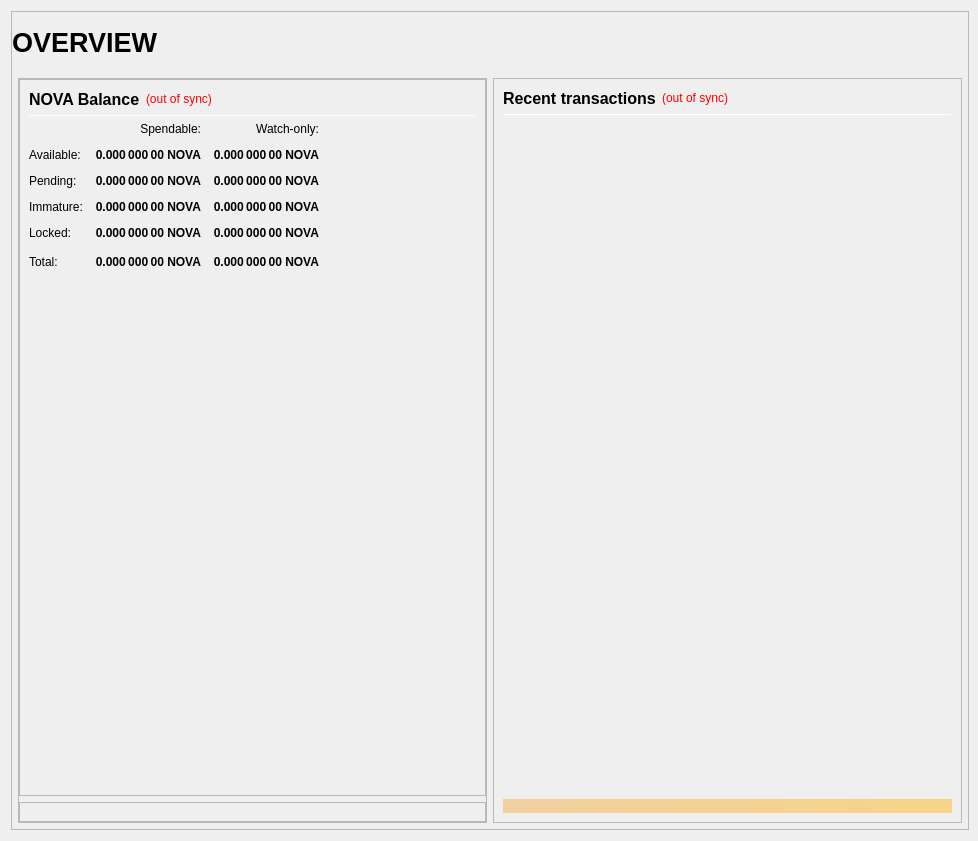
<?xml version="1.0" encoding="UTF-8"?>
<ui version="4.0">
 <class>OverviewPage</class>
 <widget class="QWidget" name="OverviewPage">
  <property name="geometry">
   <rect>
    <x>0</x>
    <y>0</y>
    <width>978</width>
    <height>841</height>
   </rect>
  </property>
  <property name="minimumSize">
   <size>
    <width>960</width>
    <height>682</height>
   </size>
  </property>
  <property name="windowTitle">
   <string>Form</string>
  </property>
  <layout class="QVBoxLayout" name="topLayout" stretch="1">
   <property name="rightMargin">
    <number>9</number>
   </property>
   <item>
    <widget class="QFrame" name="frame_BG">
     <property name="minimumSize">
      <size>
       <width>850</width>
       <height>610</height>
      </size>
     </property>
     <property name="maximumSize">
      <size>
       <width>16777215</width>
       <height>16777215</height>
      </size>
     </property>
     <property name="frameShape">
      <enum>QFrame::StyledPanel</enum>
     </property>
     <property name="frameShadow">
      <enum>QFrame::Raised</enum>
     </property>
     <layout class="QVBoxLayout" name="verticalLayout_3" stretch="1">
      <property name="leftMargin">
       <number>0</number>
      </property>
      <property name="topMargin">
       <number>0</number>
      </property>
      <property name="rightMargin">
       <number>0</number>
      </property>
      <property name="bottomMargin">
       <number>6</number>
      </property>
      <item>
       <layout class="QVBoxLayout" name="verticalLayout_Master" stretch="0,1">
        <property name="leftMargin">
         <number>0</number>
        </property>
        <property name="topMargin">
         <number>0</number>
        </property>
        <property name="rightMargin">
         <number>0</number>
        </property>
        <property name="bottomMargin">
         <number>0</number>
        </property>
        <item>
         <widget class="QFrame" name="frame_Header">
          <layout class="QVBoxLayout" name="verticalLayout_Header" stretch="0">
           <property name="leftMargin">
            <number>0</number>
           </property>
           <property name="topMargin">
            <number>0</number>
           </property>
           <property name="rightMargin">
            <number>0</number>
           </property>
           <property name="bottomMargin">
            <number>0</number>
           </property>
           <item>
            <layout class="QHBoxLayout" name="horizontalLayout_Header" stretch="1,0,1">
             <property name="spacing">
              <number>6</number>
             </property>
             <item>
              <widget class="QLabel" name="labelOverviewHeaderLeft">
               <property name="minimumSize">
                <size>
                 <width>464</width>
                 <height>60</height>
                </size>
               </property>
               <property name="maximumSize">
                <size>
                 <width>16777215</width>
                 <height>60</height>
                </size>
               </property>
               <property name="font">
                <font>
                 <pointsize>20</pointsize>
                 <weight>75</weight>
                 <bold>true</bold>
                </font>
               </property>
               <property name="text">
                <string>OVERVIEW</string>
               </property>
               <property name="alignment">
                <set>Qt::AlignLeading|Qt::AlignLeft|Qt::AlignVCenter</set>
               </property>
              </widget>
             </item>
             <item>
              <spacer name="horizontalSpacer_Header">
               <property name="orientation">
                <enum>Qt::Horizontal</enum>
               </property>
               <property name="sizeHint" stdset="0">
                <size>
                 <width>40</width>
                 <height>20</height>
                </size>
               </property>
              </spacer>
             </item>
             <item>
              <widget class="QLabel" name="labelOverviewHeaderRight">
               <property name="minimumSize">
                <size>
                 <width>464</width>
                 <height>60</height>
                </size>
               </property>
               <property name="maximumSize">
                <size>
                 <width>16777215</width>
                 <height>60</height>
                </size>
               </property>
               <property name="font">
                <font>
                 <pointsize>14</pointsize>
                </font>
               </property>
               <property name="text">
                <string/>
               </property>
               <property name="alignment">
                <set>Qt::AlignRight|Qt::AlignTrailing|Qt::AlignVCenter</set>
               </property>
              </widget>
             </item>
            </layout>
           </item>
          </layout>
         </widget>
        </item>
        <item>
         <widget class="QFrame" name="frame_Content">
          <layout class="QVBoxLayout" name="verticalLayout_Content">
           <property name="leftMargin">
            <number>6</number>
           </property>
           <property name="topMargin">
            <number>0</number>
           </property>
           <property name="rightMargin">
            <number>6</number>
           </property>
           <property name="bottomMargin">
            <number>0</number>
           </property>
           <item>
            <layout class="QHBoxLayout" name="horizontalLayout_Content" stretch="1,1">
             <property name="spacing">
              <number>6</number>
             </property>
             <item>
              <layout class="QVBoxLayout" name="verticalLayout_left" stretch="1">
               <item>
                <widget class="QFrame" name="frameObfuscation">
                 <property name="minimumSize">
                  <size>
                   <width>0</width>
                   <height>0</height>
                  </size>
                 </property>
                 <property name="frameShape">
                  <enum>QFrame::StyledPanel</enum>
                 </property>
                 <property name="frameShadow">
                  <enum>QFrame::Raised</enum>
                 </property>
                 <layout class="QVBoxLayout" name="verticalLayout" stretch="0,0">
                  <property name="leftMargin">
                   <number>0</number>
                  </property>
                  <property name="topMargin">
                   <number>0</number>
                  </property>
                  <property name="rightMargin">
                   <number>0</number>
                  </property>
                  <property name="bottomMargin">
                   <number>0</number>
                  </property>
                  <item>
                   <widget class="QFrame" name="frame_Balances">
                    <property name="frameShape">
                     <enum>QFrame::StyledPanel</enum>
                    </property>
                    <property name="frameShadow">
                     <enum>QFrame::Raised</enum>
                    </property>
                    <layout class="QVBoxLayout" name="verticalLayout_4">
                     <item>
                      <layout class="QHBoxLayout" name="horizontalLayout_4">
                       <item>
                        <widget class="QLabel" name="label_5">
                         <property name="minimumSize">
                          <size>
                           <width>0</width>
                           <height>20</height>
                          </size>
                         </property>
                         <property name="font">
                          <font>
                           <pointsize>12</pointsize>
                           <weight>75</weight>
                           <bold>true</bold>
                          </font>
                         </property>
                         <property name="text">
                          <string>NOVA Balance</string>
                         </property>
                        </widget>
                       </item>
                       <item>
                        <widget class="QLabel" name="labelWalletStatus">
                         <property name="cursor">
                          <cursorShape>WhatsThisCursor</cursorShape>
                         </property>
                         <property name="toolTip">
                          <string>The displayed information may be out of date. Your wallet automatically synchronizes with the Novacash network after a connection is established, but this process has not completed yet.</string>
                         </property>
                         <property name="styleSheet">
                          <string notr="true">QLabel { color: red; }</string>
                         </property>
                         <property name="text">
                          <string notr="true">(out of sync)</string>
                         </property>
                         <property name="alignment">
                          <set>Qt::AlignLeading|Qt::AlignLeft|Qt::AlignVCenter</set>
                         </property>
                        </widget>
                       </item>
                       <item>
                        <spacer name="horizontalSpacer_3">
                         <property name="orientation">
                          <enum>Qt::Horizontal</enum>
                         </property>
                         <property name="sizeHint" stdset="0">
                          <size>
                           <width>40</width>
                           <height>20</height>
                          </size>
                         </property>
                        </spacer>
                       </item>
                      </layout>
                     </item>
                     <item>
                      <widget class="Line" name="line_Balance">
                       <property name="minimumSize">
                        <size>
                         <width>0</width>
                         <height>1</height>
                        </size>
                       </property>
                       <property name="maximumSize">
                        <size>
                         <width>16777215</width>
                         <height>1</height>
                        </size>
                       </property>
                       <property name="orientation">
                        <enum>Qt::Horizontal</enum>
                       </property>
                      </widget>
                     </item>
                     <item>
                      <layout class="QGridLayout" name="gridLayout">
                       <property name="spacing">
                        <number>12</number>
                       </property>
                       <item row="0" column="1">
                        <widget class="QLabel" name="labelSpendable">
                         <property name="text">
                          <string>Spendable:</string>
                         </property>
                         <property name="alignment">
                          <set>Qt::AlignRight|Qt::AlignTrailing|Qt::AlignVCenter</set>
                         </property>
                        </widget>
                       </item>
                       <item row="0" column="2">
                        <widget class="QLabel" name="labelWatchonly">
                         <property name="text">
                          <string>Watch-only:</string>
                         </property>
                         <property name="alignment">
                          <set>Qt::AlignRight|Qt::AlignTrailing|Qt::AlignVCenter</set>
                         </property>
                        </widget>
                       </item>
                       <item row="1" column="0">
                        <widget class="QLabel" name="labelBalanceText">
                         <property name="text">
                          <string>Available:</string>
                         </property>
                        </widget>
                       </item>
                       <item row="1" column="1">
                        <widget class="QLabel" name="labelBalance">
                         <property name="font">
                          <font>
                           <weight>75</weight>
                           <bold>true</bold>
                          </font>
                         </property>
                         <property name="cursor">
                          <cursorShape>IBeamCursor</cursorShape>
                         </property>
                         <property name="toolTip">
                          <string>Your current spendable balance</string>
                         </property>
                         <property name="text">
                          <string notr="true">0.000 000 00 NOVA</string>
                         </property>
                         <property name="alignment">
                          <set>Qt::AlignRight|Qt::AlignTrailing|Qt::AlignVCenter</set>
                         </property>
                         <property name="textInteractionFlags">
                          <set>Qt::LinksAccessibleByMouse|Qt::TextSelectableByKeyboard|Qt::TextSelectableByMouse</set>
                         </property>
                        </widget>
                       </item>
                       <item row="1" column="2">
                        <widget class="QLabel" name="labelWatchAvailable">
                         <property name="font">
                          <font>
                           <weight>75</weight>
                           <bold>true</bold>
                          </font>
                         </property>
                         <property name="cursor">
                          <cursorShape>IBeamCursor</cursorShape>
                         </property>
                         <property name="toolTip">
                          <string>Your current balance in watch-only addresses</string>
                         </property>
                         <property name="text">
                          <string notr="true">0.000 000 00 NOVA</string>
                         </property>
                         <property name="alignment">
                          <set>Qt::AlignRight|Qt::AlignTrailing|Qt::AlignVCenter</set>
                         </property>
                         <property name="textInteractionFlags">
                          <set>Qt::LinksAccessibleByMouse|Qt::TextSelectableByKeyboard|Qt::TextSelectableByMouse</set>
                         </property>
                        </widget>
                       </item>
                       <item row="2" column="0">
                        <widget class="QLabel" name="labelPendingText">
                         <property name="text">
                          <string>Pending:</string>
                         </property>
                        </widget>
                       </item>
                       <item row="2" column="1">
                        <widget class="QLabel" name="labelUnconfirmed">
                         <property name="font">
                          <font>
                           <weight>75</weight>
                           <bold>true</bold>
                          </font>
                         </property>
                         <property name="cursor">
                          <cursorShape>IBeamCursor</cursorShape>
                         </property>
                         <property name="toolTip">
                          <string>Total of transactions that have yet to be confirmed, and do not yet count toward the spendable balance</string>
                         </property>
                         <property name="text">
                          <string notr="true">0.000 000 00 NOVA</string>
                         </property>
                         <property name="alignment">
                          <set>Qt::AlignRight|Qt::AlignTrailing|Qt::AlignVCenter</set>
                         </property>
                         <property name="textInteractionFlags">
                          <set>Qt::LinksAccessibleByMouse|Qt::TextSelectableByKeyboard|Qt::TextSelectableByMouse</set>
                         </property>
                        </widget>
                       </item>
                       <item row="2" column="2">
                        <widget class="QLabel" name="labelWatchPending">
                         <property name="font">
                          <font>
                           <weight>75</weight>
                           <bold>true</bold>
                          </font>
                         </property>
                         <property name="cursor">
                          <cursorShape>IBeamCursor</cursorShape>
                         </property>
                         <property name="toolTip">
                          <string>Unconfirmed transactions to watch-only addresses</string>
                         </property>
                         <property name="text">
                          <string notr="true">0.000 000 00 NOVA</string>
                         </property>
                         <property name="alignment">
                          <set>Qt::AlignRight|Qt::AlignTrailing|Qt::AlignVCenter</set>
                         </property>
                         <property name="textInteractionFlags">
                          <set>Qt::LinksAccessibleByMouse|Qt::TextSelectableByKeyboard|Qt::TextSelectableByMouse</set>
                         </property>
                        </widget>
                       </item>
                       <item row="3" column="0">
                        <widget class="QLabel" name="labelImmatureText">
                         <property name="text">
                          <string>Immature:</string>
                         </property>
                        </widget>
                       </item>
                       <item row="3" column="1">
                        <widget class="QLabel" name="labelImmature">
                         <property name="font">
                          <font>
                           <weight>75</weight>
                           <bold>true</bold>
                          </font>
                         </property>
                         <property name="cursor">
                          <cursorShape>IBeamCursor</cursorShape>
                         </property>
                         <property name="toolTip">
                          <string>Staked or masternode rewards that has not yet matured</string>
                         </property>
                         <property name="text">
                          <string notr="true">0.000 000 00 NOVA</string>
                         </property>
                         <property name="alignment">
                          <set>Qt::AlignRight|Qt::AlignTrailing|Qt::AlignVCenter</set>
                         </property>
                         <property name="textInteractionFlags">
                          <set>Qt::LinksAccessibleByMouse|Qt::TextSelectableByKeyboard|Qt::TextSelectableByMouse</set>
                         </property>
                        </widget>
                       </item>
                       <item row="3" column="2">
                        <widget class="QLabel" name="labelWatchImmature">
                         <property name="font">
                          <font>
                           <weight>75</weight>
                           <bold>true</bold>
                          </font>
                         </property>
                         <property name="cursor">
                          <cursorShape>IBeamCursor</cursorShape>
                         </property>
                         <property name="toolTip">
                          <string>Staked or masternode rewards in watch-only addresses that has not yet matured</string>
                         </property>
                         <property name="text">
                          <string notr="true">0.000 000 00 NOVA</string>
                         </property>
                         <property name="alignment">
                          <set>Qt::AlignRight|Qt::AlignTrailing|Qt::AlignVCenter</set>
                         </property>
                         <property name="textInteractionFlags">
                          <set>Qt::LinksAccessibleByMouse|Qt::TextSelectableByKeyboard|Qt::TextSelectableByMouse</set>
                         </property>
                        </widget>
                       </item>
                       <item row="4" column="0">
                        <widget class="QLabel" name="labelLockedBalanceText">
                         <property name="toolTip">
                          <string>Locked NOVA or Masternode collaterals. These are excluded from zNOVA minting.</string>
                         </property>
                         <property name="text">
                          <string>Locked:</string>
                         </property>
                        </widget>
                       </item>
                       <item row="4" column="1">
                        <widget class="QLabel" name="labelLockedBalance">
                         <property name="font">
                          <font>
                           <weight>75</weight>
                           <bold>true</bold>
                          </font>
                         </property>
                         <property name="cursor">
                          <cursorShape>IBeamCursor</cursorShape>
                         </property>
                         <property name="toolTip">
                          <string>Locked NOVA or Masternode collaterals. These are excluded from zNOVA minting.</string>
                         </property>
                         <property name="text">
                          <string notr="true">0.000 000 00 NOVA</string>
                         </property>
                         <property name="alignment">
                          <set>Qt::AlignRight|Qt::AlignTrailing|Qt::AlignVCenter</set>
                         </property>
                         <property name="textInteractionFlags">
                          <set>Qt::LinksAccessibleByMouse|Qt::TextSelectableByKeyboard|Qt::TextSelectableByMouse</set>
                         </property>
                        </widget>
                       </item>
                       <item row="4" column="2">
                        <widget class="QLabel" name="labelWatchLocked">
                         <property name="font">
                          <font>
                           <weight>75</weight>
                           <bold>true</bold>
                          </font>
                         </property>
                         <property name="cursor">
                          <cursorShape>IBeamCursor</cursorShape>
                         </property>
                         <property name="toolTip">
                          <string>Current locked balance in watch-only addresses</string>
                         </property>
                         <property name="text">
                          <string notr="true">0.000 000 00 NOVA</string>
                         </property>
                         <property name="alignment">
                          <set>Qt::AlignRight|Qt::AlignTrailing|Qt::AlignVCenter</set>
                         </property>
                         <property name="textInteractionFlags">
                          <set>Qt::LinksAccessibleByMouse|Qt::TextSelectableByKeyboard|Qt::TextSelectableByMouse</set>
                         </property>
                        </widget>
                       </item>
                       <item row="5" column="0">
                        <widget class="QLabel" name="labelTotalText">
                         <property name="toolTip">
                          <string>Your current Novacash balance, unconfirmed and immature transactions included</string>
                         </property>
                         <property name="text">
                          <string>Total:</string>
                         </property>
                        </widget>
                       </item>
                       <item row="5" column="1">
                        <widget class="QLabel" name="labelTotal">
                         <property name="font">
                          <font>
                           <weight>75</weight>
                           <bold>true</bold>
                          </font>
                         </property>
                         <property name="cursor">
                          <cursorShape>IBeamCursor</cursorShape>
                         </property>
                         <property name="toolTip">
                          <string>Your current Novacash balance, unconfirmed and immature transactions included</string>
                         </property>
                         <property name="text">
                          <string notr="true">0.000 000 00 NOVA</string>
                         </property>
                         <property name="alignment">
                          <set>Qt::AlignRight|Qt::AlignTrailing|Qt::AlignVCenter</set>
                         </property>
                         <property name="textInteractionFlags">
                          <set>Qt::LinksAccessibleByMouse|Qt::TextSelectableByKeyboard|Qt::TextSelectableByMouse</set>
                         </property>
                        </widget>
                       </item>
                       <item row="5" column="2">
                        <widget class="QLabel" name="labelWatchTotal">
                         <property name="font">
                          <font>
                           <weight>75</weight>
                           <bold>true</bold>
                          </font>
                         </property>
                         <property name="cursor">
                          <cursorShape>IBeamCursor</cursorShape>
                         </property>
                         <property name="toolTip">
                          <string>Current total balance in watch-only addresses</string>
                         </property>
                         <property name="text">
                          <string notr="true">0.000 000 00 NOVA</string>
                         </property>
                         <property name="alignment">
                          <set>Qt::AlignRight|Qt::AlignTrailing|Qt::AlignVCenter</set>
                         </property>
                         <property name="textInteractionFlags">
                          <set>Qt::LinksAccessibleByMouse|Qt::TextSelectableByKeyboard|Qt::TextSelectableByMouse</set>
                         </property>
                        </widget>
                       </item>
                       <item row="5" column="3">
                        <spacer name="horizontalSpacer_9">
                         <property name="orientation">
                          <enum>Qt::Horizontal</enum>
                         </property>
                         <property name="sizeHint" stdset="0">
                          <size>
                           <width>40</width>
                           <height>20</height>
                          </size>
                         </property>
                        </spacer>
                       </item>
                      </layout>
                     </item>
                     <item>
                      <spacer name="verticalSpacer_3">
                       <property name="orientation">
                        <enum>Qt::Vertical</enum>
                       </property>
                       <property name="sizeHint" stdset="0">
                        <size>
                         <width>20</width>
                         <height>40</height>
                        </size>
                       </property>
                      </spacer>
                     </item>
                    </layout>
                   </widget>
                  </item>
                  <item>
                   <widget class="QFrame" name="frame_ZerocoinBalances">
                    <property name="frameShape">
                     <enum>QFrame::StyledPanel</enum>
                    </property>
                    <property name="frameShadow">
                     <enum>QFrame::Raised</enum>
                    </property>
                    <layout class="QVBoxLayout" name="verticalLayout_7">
                     <property name="spacing">
                      <number>0</number>
                     </property>
                     <property name="leftMargin">
                      <number>0</number>
                     </property>
                     <property name="topMargin">
                      <number>0</number>
                     </property>
                     <property name="rightMargin">
                      <number>0</number>
                     </property>
                     <property name="bottomMargin">
                      <number>0</number>
                     </property>
                     <item>
                      <widget class="QLabel" name="label_2">
                       <property name="sizePolicy">
                        <sizepolicy hsizetype="Preferred" vsizetype="Ignored">
                         <horstretch>0</horstretch>
                         <verstretch>0</verstretch>
                        </sizepolicy>
                       </property>
                       <property name="text">
                        <string>TextLabel</string>
                       </property>
                      </widget>
                     </item>
                     <item>
                      <widget class="QLabel" name="label">
                       <property name="font">
                        <font>
                         <pointsize>12</pointsize>
                         <weight>50</weight>
                         <bold>false</bold>
                        </font>
                       </property>
                       <property name="text">
                        <string/>
                       </property>
                       <property name="pixmap">
                        <pixmap resource="../novacash.qrc">:/images/res/images/NovacashIntro.png</pixmap>
                       </property>
                       <property name="scaledContents">
                        <bool>false</bool>
                       </property>
                      </widget>
                     </item>
                    </layout>
                   </widget>
                  </item>
                 </layout>
                </widget>
               </item>
              </layout>
             </item>
             <item>
              <layout class="QVBoxLayout" name="verticalLayout_right" stretch="1">
               <item>
                <widget class="QFrame" name="frame_RecentTransactions">
                 <property name="minimumSize">
                  <size>
                   <width>0</width>
                   <height>0</height>
                  </size>
                 </property>
                 <property name="frameShape">
                  <enum>QFrame::StyledPanel</enum>
                 </property>
                 <property name="frameShadow">
                  <enum>QFrame::Raised</enum>
                 </property>
                 <layout class="QVBoxLayout" name="verticalLayout_1" stretch="0,0,0,0,0">
                  <item>
                   <layout class="QHBoxLayout" name="horizontalLayout_2">
                    <item>
                     <widget class="QLabel" name="label_4">
                      <property name="minimumSize">
                       <size>
                        <width>0</width>
                        <height>20</height>
                       </size>
                      </property>
                      <property name="font">
                       <font>
                        <pointsize>12</pointsize>
                        <weight>75</weight>
                        <bold>true</bold>
                       </font>
                      </property>
                      <property name="text">
                       <string>Recent transactions</string>
                      </property>
                     </widget>
                    </item>
                    <item>
                     <widget class="QLabel" name="labelTransactionsStatus">
                      <property name="cursor">
                       <cursorShape>WhatsThisCursor</cursorShape>
                      </property>
                      <property name="toolTip">
                       <string>The displayed information may be out of date. Your wallet automatically synchronizes with the Novacash network after a connection is established, but this process has not completed yet.</string>
                      </property>
                      <property name="styleSheet">
                       <string notr="true">QLabel { color: red; }</string>
                      </property>
                      <property name="text">
                       <string notr="true">(out of sync)</string>
                      </property>
                      <property name="alignment">
                       <set>Qt::AlignRight|Qt::AlignTrailing|Qt::AlignVCenter</set>
                      </property>
                     </widget>
                    </item>
                    <item>
                     <spacer name="horizontalSpacer">
                      <property name="orientation">
                       <enum>Qt::Horizontal</enum>
                      </property>
                      <property name="sizeHint" stdset="0">
                       <size>
                        <width>40</width>
                        <height>20</height>
                       </size>
                      </property>
                     </spacer>
                    </item>
                   </layout>
                  </item>
                  <item>
                   <widget class="Line" name="line">
                    <property name="minimumSize">
                     <size>
                      <width>0</width>
                      <height>1</height>
                     </size>
                    </property>
                    <property name="maximumSize">
                     <size>
                      <width>16777215</width>
                      <height>1</height>
                     </size>
                    </property>
                    <property name="orientation">
                     <enum>Qt::Horizontal</enum>
                    </property>
                   </widget>
                  </item>
                  <item>
                   <widget class="QListView" name="listTransactions">
                    <property name="minimumSize">
                     <size>
                      <width>0</width>
                      <height>0</height>
                     </size>
                    </property>
                    <property name="styleSheet">
                     <string notr="true">QListView { background: transparent; }</string>
                    </property>
                    <property name="frameShape">
                     <enum>QFrame::NoFrame</enum>
                    </property>
                    <property name="verticalScrollBarPolicy">
                     <enum>Qt::ScrollBarAlwaysOff</enum>
                    </property>
                    <property name="horizontalScrollBarPolicy">
                     <enum>Qt::ScrollBarAlwaysOff</enum>
                    </property>
                    <property name="selectionMode">
                     <enum>QAbstractItemView::NoSelection</enum>
                    </property>
                   </widget>
                  </item>
                  <item>
                   <spacer name="verticalSpacer_2">
                    <property name="orientation">
                     <enum>Qt::Vertical</enum>
                    </property>
                    <property name="sizeType">
                     <enum>QSizePolicy::Expanding</enum>
                    </property>
                    <property name="sizeHint" stdset="0">
                     <size>
                      <width>20</width>
                      <height>40</height>
                     </size>
                    </property>
                   </spacer>
                  </item>
                  <item>
                   <widget class="QLabel" name="labelAlerts">
                    <property name="maximumSize">
                     <size>
                      <width>16777215</width>
                      <height>16777215</height>
                     </size>
                    </property>
                    <property name="styleSheet">
                     <string notr="true">background-color: qlineargradient(x1: 0, y1: 0, x2: 1, y2: 0, stop:0 #F0D0A0, stop:1 #F8D488); color:#000000;</string>
                    </property>
                    <property name="text">
                     <string/>
                    </property>
                    <property name="wordWrap">
                     <bool>true</bool>
                    </property>
                    <property name="margin">
                     <number>3</number>
                    </property>
                   </widget>
                  </item>
                 </layout>
                </widget>
               </item>
              </layout>
             </item>
            </layout>
           </item>
          </layout>
         </widget>
        </item>
       </layout>
      </item>
     </layout>
    </widget>
   </item>
  </layout>
 </widget>
 <resources>
  <include location="../novacash.qrc"/>
 </resources>
 <connections/>
</ui>
